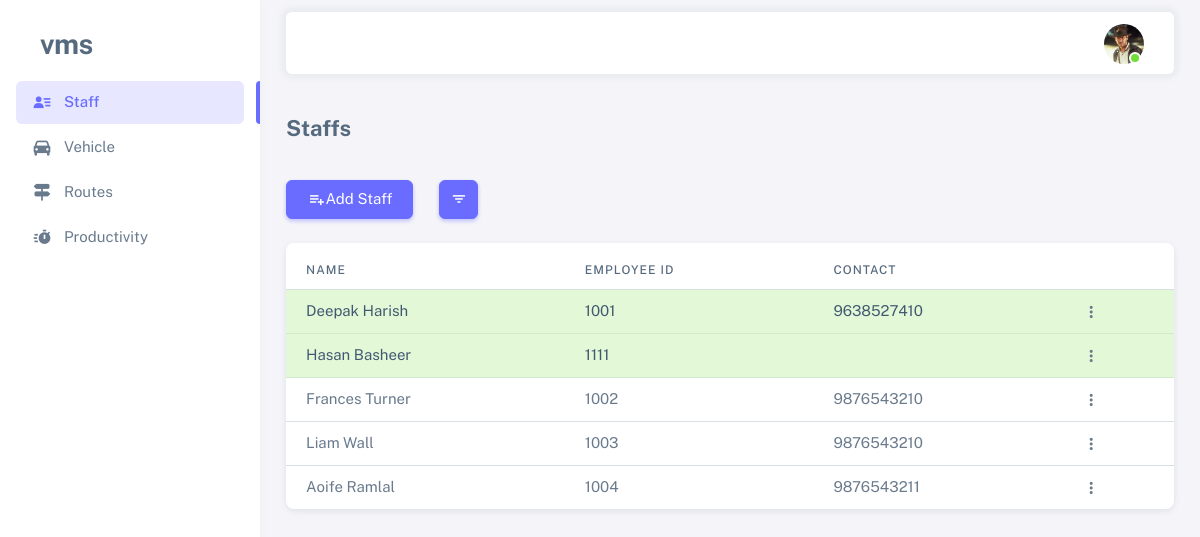
Page /staff-list/ (signed in) on the earlier database version.
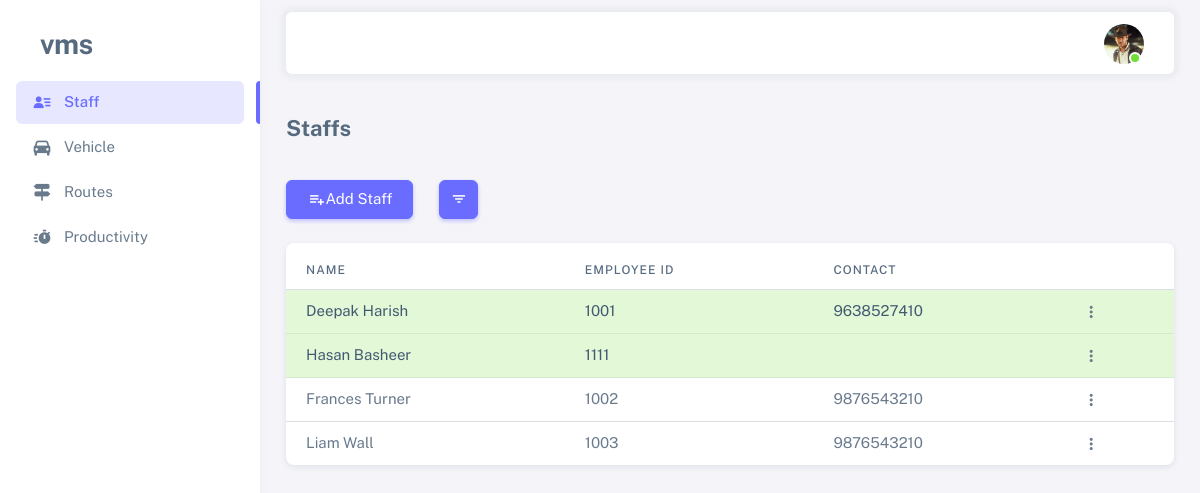
Same page on the later database version.
### vms_app/models.py (models this page shows, shortened)
class Employee(AbstractBaseUser, PermissionsMixin):
    id = models.UUIDField(primary_key=True, editable=False, unique=True, default=uuid.uuid4)
    name = models.CharField(max_length=100)
    image = models.ImageField(upload_to='profiles/', null=True, blank=True)
    employee_id = models.CharField(max_length=100, unique=True)
    is_active = models.BooleanField(default=True)
    is_staff = models.BooleanField(default=True)
    is_superuser = models.BooleanField(default=False)
    contact = models.CharField(max_length=255)
    address = models.TextField()
    remark = models.TextField(null=True, blank=True)
    objects = EmployeeManager()
    USERNAME_FIELD = 'employee_id'
    REQUIRED_FIELDS = ['name']

### vms_app/views.py (the view)
# urls.py: path('staff-list/', views.staff_list, name='staff_list'),
@login_required(login_url='login')
@active_required
@superuser_required
def staff_list(request):
    serch_active = False if request.GET.get('query', None) == "in_active" else True
    employees = Employee.objects.filter(is_active=serch_active).order_by("-is_superuser")
    context = {
        "employees": employees,
        "menu": "menu-staff"
    }
    return render(request, 'vms_app/staff_list.html', context)

### vms_app/templates/vms_app/staff_list.html (shortened to what this page needs)
{% extends "base.html" %}
{% block content %}
<h4 class="fw-bold py-3 mb-4">Staffs</h4>
<div class="row">
    <div class="col-auto">
        <a href="{% url "create_staff" %}" class="btn btn-primary">
            <span class="tf-icons bx bx-list-plus"></span> Add Staff
        </a>
    </div>
    <div class="col-auto">
        <button type="button" class="btn btn-primary btn-icon dropdown-toggle hide-arrow" data-bs-toggle="dropdown" aria-expanded="false">
            <i class="bx bx-filter"></i>
        </button>
    </div>
</div>
<div class="card mt-4">
    <div class="table-responsive text-nowrap mt-2">
        <table class="table">
            <thead>
                <tr>
                    <th>Name</th>
                    <th>Employee Id</th>
                    <th>Contact</th>
                    <th></th>
                </tr>
            </thead>
            <tbody class="table-border-bottom-0">
                {% for employee in employees %}
                    <tr {% if employee.is_superuser %}class="table-success"{% endif %}>
                        <td>{{employee.name}}</td>
                        <td>{{employee.employee_id}}</td>
                        <td>{{employee.contact}}</td>
                        <td>
                            <div class="dropdown">
                                <button type="button" class="btn p-0 dropdown-toggle hide-arrow" data-bs-toggle="dropdown">
                                  <i class="bx bx-dots-vertical-rounded"></i>
                                </button>
                            </div>
                        </td>
                    </tr>
                {% endfor %}
            </tbody>
        </table>
    </div>
</div>
{% endblock content %}

### templates/base.html (shortened to what this page needs)
<!DOCTYPE html>
{% load static %}
<html
  lang="en"
  class="light-style layout-menu-fixed"
  dir="ltr"
  data-theme="theme-default"
  data-assets-path="{% static "assets/" %}"
  data-template="vertical-menu-template-free"
>
<head>
  <link rel="stylesheet" href="{% static "assets/vendor/fonts/boxicons.css" %}" />
  <link rel="stylesheet" href="{% static "assets/vendor/css/core.css" %}" class="template-customizer-core-css" />
  <link rel="stylesheet" href="{% static "assets/vendor/css/theme-default.css" %}" class="template-customizer-theme-css" />
  <link rel="stylesheet" href="{% static "assets/css/demo.css" %}" />
  <link rel="stylesheet" href="{% static "assets/vendor/libs/perfect-scrollbar/perfect-scrollbar.css" %}" />
  <link rel="stylesheet" href="{% static "assets/vendor/libs/apex-charts/apex-charts.css" %}" />
  <link rel="stylesheet" href="https://cdn.jsdelivr.net/npm/bootstrap-icons@1.11.3/font/bootstrap-icons.min.css">
</head>
<body>
  <div class="layout-wrapper layout-content-navbar">
    <div class="layout-container">
      <aside id="layout-menu" class="layout-menu menu-vertical menu bg-menu-theme">
        <div class="app-brand demo">
          <a href="{% url "home" %}" class="app-brand-link">
            <span class="app-brand-text demo menu-text fw-bolder ms-2">VMS</span>
          </a>
        </div>
        <ul class="menu-inner py-1">
          {% if request.user.is_superuser %}
            <li class="menu-item" id="menu-staff">
              <a href="{% url "staff_list" %}" class="menu-link">
                <i class="menu-icon tf-icons bx bxs-user-detail"></i>
                <div data-i18n="Staff">Staff</div>
              </a>
            </li>
          {% endif %}
          <li class="menu-item" id="menu-vehicle">
            <a href="{% url "home" %}" class="menu-link">
              <i class="menu-icon tf-icons bx bxs-car"></i>
              <div data-i18n="Vehicle">Vehicle</div>
            </a>
          </li>
          <li class="menu-item" id="menu-route">
            <a href="{% url "route_list" %}" class="menu-link">
              <i class="menu-icon tf-icons bx bxs-directions"></i>
              <div data-i18n="Routes">Routes</div>
            </a>
          </li>
          <li class="menu-item" id="menu-productivity">
            <a href="{% url "productivity_list" %}" class="menu-link">
              <i class="menu-icon tf-icons bx bxs-timer"></i>
              <div data-i18n="Routes">Productivity</div>
            </a>
          </li>
        </ul>
      </aside>
      <div class="layout-page">
        <nav class="layout-navbar container-xxl navbar navbar-expand-xl navbar-detached align-items-center bg-navbar-theme" id="layout-navbar">
          <div class="navbar-nav-right d-flex align-items-center" id="navbar-collapse">
            <ul class="navbar-nav flex-row align-items-center ms-auto">
              <li class="nav-item navbar-dropdown dropdown-user dropdown">
                <a class="nav-link dropdown-toggle hide-arrow" href="javascript:void(0);" data-bs-toggle="dropdown">
                  <div class="avatar avatar-online">
                    <img src="{% if request.user.image %}{{ request.user.image.url }}{% else %}{% static "assets/img/avatars/default.png" %}{% endif %}" width="50px" alt class="w-px-40 h-auto rounded-circle" />
                  </div>
                </a>
              </li>
            </ul>
          </div>
        </nav>
        <div class="content-wrapper">
          <div class="container-xxl flex-grow-1 container-p-y">
            {% block content %}
            {% endblock content %}
          </div>
        </div>
      </div>
    </div>
  </div>
</body>
</html>

Differences in the rows shown:
no longer on this page (row edited): Employee: name "Aoife Ramlal", employee_id "1004", contact "9876543211"
